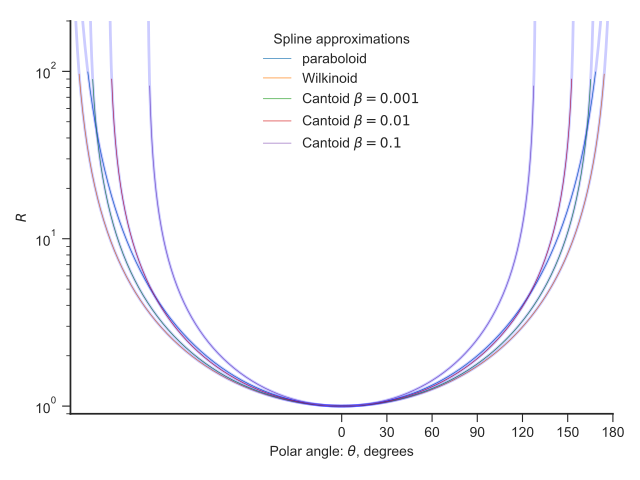

Recreate this plot in Python.
import sys
import numpy as np
from matplotlib import pyplot as plt
import seaborn as sns
from bow_projection import (omega, paraboloid_R_theta,
                            wilkinoid_R_theta, cantoid_R_theta,
                            Spline_R_theta_from_function)

figfile = sys.argv[0].replace('.py', '.pdf')

sns.set_style('ticks')
fig, ax = plt.subplots()

th = np.linspace(-np.pi, np.pi, 10001)
th_dg = np.degrees(th)

for label, func, pars, ngrid, s in [
        ["paraboloid", paraboloid_R_theta, (), 1001, 0],
        ["Wilkinoid", wilkinoid_R_theta, (), 1001, 0],
        [r"Cantoid $\beta = 0.001$", cantoid_R_theta, (0.001,), 1001, 0],
        [r"Cantoid $\beta = 0.01$", cantoid_R_theta, (0.01,), 1001, 0],
        [r"Cantoid $\beta = 0.1$", cantoid_R_theta, (0.1,), 1001, 0],
]:
    spline_func = Spline_R_theta_from_function(
        ngrid=ngrid, smooth=s, shape_func=func, shape_func_pars=pars)
    ax.plot(th_dg, spline_func(th), lw=0.5, label=label)
    ax.plot(th_dg, func(th, *pars), color='b', alpha=0.2, lw=2, label='_nolabel_')

ax.legend(title=r"Spline approximations")
ax.set(
    xlabel=r"Polar angle: $\theta$, degrees",
    ylabel=r"$R$",
    xlim=[-180, 180],
    yscale='log',
    ylim=[0.9, 200.0],
    xticks=[0, 30, 60, 90, 120, 150, 180],
)
sns.despine()
fig.tight_layout()
fig.savefig(figfile)
print(figfile, end='')
